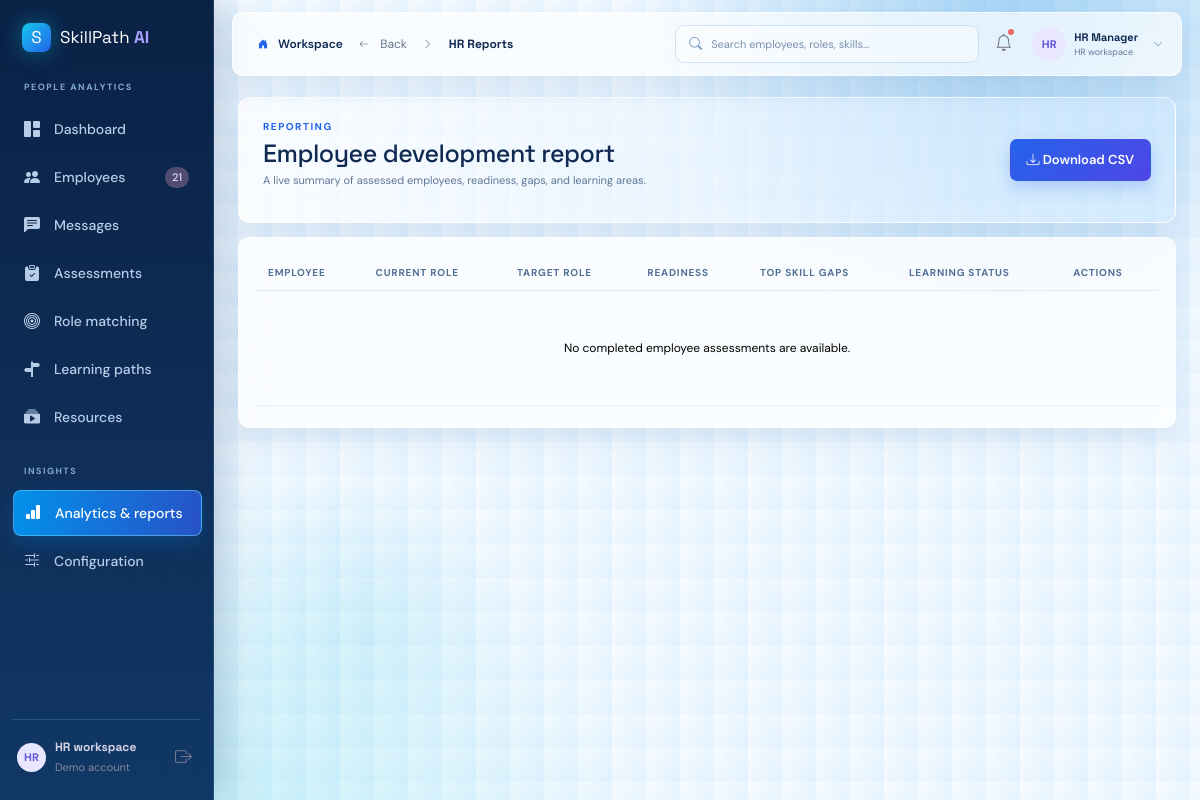
Page /hr/reports (signed in) on the earlier database version.
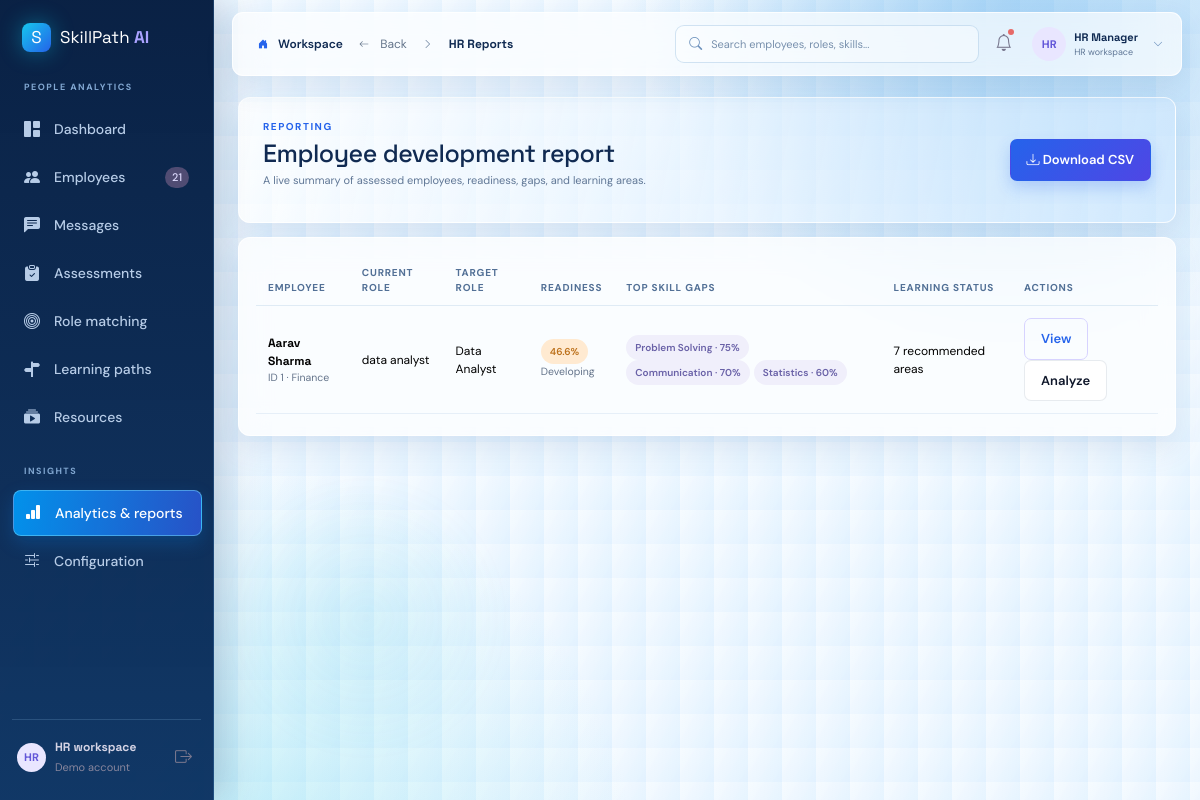
Same page on the later database version.
### tables this page shows
CREATE TABLE employees (id INTEGER PRIMARY KEY AUTOINCREMENT, name TEXT NOT NULL, email TEXT NOT NULL UNIQUE, department TEXT NOT NULL, experience INTEGER NOT NULL DEFAULT 1, profile TEXT DEFAULT '', created_at TEXT DEFAULT CURRENT_TIMESTAMP, current_role TEXT DEFAULT '', password_hash TEXT DEFAULT '');

CREATE TABLE role_skills (role_id INTEGER NOT NULL REFERENCES roles(id) ON DELETE CASCADE, skill_id INTEGER NOT NULL REFERENCES skills(id) ON DELETE CASCADE, required_level INTEGER NOT NULL CHECK(required_level BETWEEN 0 AND 100), PRIMARY KEY(role_id, skill_id));

CREATE TABLE skills (id INTEGER PRIMARY KEY AUTOINCREMENT, name TEXT NOT NULL UNIQUE, description TEXT DEFAULT '');

### app.py (the view)
@app.get("/hr/reports")
def hr_reports():
    if not session.get("authenticated"):
        return redirect(url_for("login", next=request.path))
    return render_template("hr_reports.html", analytics=organization_analytics())

### app.py (called while the page is built)
@app.context_processor
def inject_globals():
    return {"nav_employee_count": row("SELECT COUNT(*) AS count FROM employees")["count"], "notifications": notifications_data()}

### database.py (called while the page is built)
def connect():
    DB_PATH.parent.mkdir(exist_ok=True)
    connection = sqlite3.connect(DB_PATH)
    connection.row_factory = sqlite3.Row
    connection.execute("PRAGMA foreign_keys = ON")
    return connection

def rows(query, params=()):
    db = connect()
    result = [dict(row) for row in db.execute(query, params).fetchall()]
    db.close()
    return result

def row(query, params=()):
    db = connect()
    result = db.execute(query, params).fetchone()
    db.close()
    return dict(result) if result else None

### services/analysis.py (called while the page is built)
def employee_skills(employee_id):
    return {item["name"]: item["proficiency"] for item in rows("SELECT s.name, es.proficiency FROM employee_skills es JOIN skills s ON s.id = es.skill_id WHERE es.employee_id = ?", (employee_id,))}

def role_skills(role_id):
    return rows("SELECT s.name, rs.required_level FROM role_skills rs JOIN skills s ON s.id = rs.skill_id WHERE rs.role_id = ? ORDER BY rs.required_level DESC", (role_id,))

### templates/hr_reports.html
{% extends 'base.html' %}{% block title %}HR Reports{% endblock %}{% block content %}<div class="page-heading"><div><span class="eyebrow">REPORTING</span><h1>Employee development report</h1><p class="muted">A live summary of assessed employees, readiness, gaps, and learning areas.</p></div><a class="btn btn-primary" href="{{ url_for('hr_reports_csv') }}"><i class="bi bi-download"></i> Download CSV</a></div><section class="panel table-panel"><div class="table-responsive"><table class="table align-middle"><thead><tr><th>Employee</th><th>Current role</th><th>Target role</th><th>Readiness</th><th>Top skill gaps</th><th>Learning status</th><th>Actions</th></tr></thead><tbody>{% for item in analytics.employees %}<tr><td><strong>{{ item.name }}</strong><small class="d-block muted">ID {{ item.id }} · {{ item.department }}</small></td><td>{{ item.current_role }}</td><td>{{ item.target_role }}</td><td><span class="status {% if item.readiness >= 60 %}ready{% else %}medium-gap{% endif %}">{{ item.readiness }}%</span><small class="d-block muted">{{ item.readiness_label }}</small></td><td>{% for gap in item.top_gaps %}<span class="tag me-1">{{ gap.skill }} · {{ gap.gap }}%</span>{% else %}<span class="muted">No gaps</span>{% endfor %}</td><td>{{ item.learning_count }} recommended areas</td><td><a class="btn btn-sm btn-outline-primary" href="{{ url_for('hr_assessment_review', employee_id=item.id) }}">View</a> <a class="btn btn-sm btn-light" href="{{ url_for('hr_skill_analysis', employee_id=item.id) }}">Analyze</a></td></tr>{% else %}<tr><td colspan="7" class="muted text-center py-5">No completed employee assessments are available.</td></tr>{% endfor %}</tbody></table></div></section>{% endblock %}

Differences in the rows shown:
now on this page (row edited): employees: name "Aarav Sharma", id "1", department "Finance", current_role "data analyst", target_role "Data Analyst", readiness "46.6", readiness_label "Developing", learning_count "7"
now on this page (row unchanged): role_skills: skill "Problem Solving", gap "75"
now on this page (row unchanged): role_skills: skill "Communication", gap "70"
now on this page (row unchanged): role_skills: skill "Statistics", gap "60"
Other differences:
text no longer shown: "No completed employee assessments are available."
